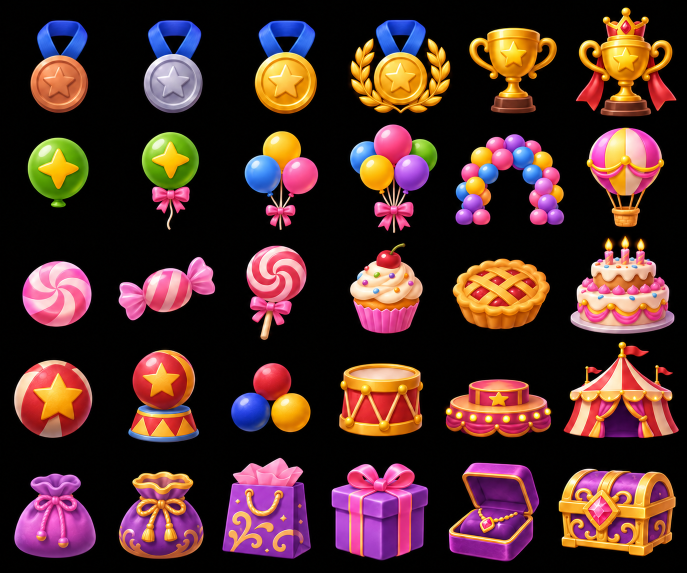
#> input picture assets/festival5_merge/overview_L1_L6.png, 1374 x 1145 px, given in place of L01.png, which was not available (shown at 1/2 size)
$ python normalize_and_compose_v2.py
#> lines starting #> are read from the running program, lines starting #| are printed output that depends on the picture; after the words box and inside, x2 and y2 are one past the last pixel; in counts of white or black regions, pixels touching at a corner belong together
# -*- coding: utf-8 -*-
"""Import Cursor gens, force scale_pct occupancy, compose overview."""
from __future__ import annotations

from pathlib import Path

from PIL import Image, ImageDraw, ImageFont

ROOT = Path(__file__).resolve().parent
SRC = Path(r"C:\Users\ZhengLangPC\.cursor\projects\c-Users-ZhengLangPC-Desktop-Cursor-Pmem-Art\assets")
CANVAS = 1024
SCALE = {
    1: 0.58,
    2: 0.62,
    3: 0.66,
    4: 0.70,
    5: 0.74,
    6: 0.78,
}
TRACKS = [
    ("prize", "Prize 奖牌"),
    ("balloon", "Balloon 气球"),
    ("candy", "Candy 糖球"),
    ("magic", "Magic 星球"),
    ("box", "Box 福袋"),
]


def alpha_bbox(im: Image.Image, thr: int = 8):
    a = im.split()[-1]
    bb = a.point(lambda p: 255 if p > thr else 0).getbbox()
    return bb


def to_rgba(path: Path) -> Image.Image:
    im = Image.open(path).convert("RGBA")
    # if near-black background, punch to transparent for nicer compose
    px = im.load()
    w, h = im.size
#> w = 1374; h = 1145
    for y in range(h):
        for x in range(w):
            r, g, b, a = px[x, y]
            if a > 0 and r < 18 and g < 18 and b < 18:
                px[x, y] = (r, g, b, 0)
    return im


def fit_to_scale(src: Image.Image, scale_pct: float) -> Image.Image:
#> called with scale_pct = 0.58
    im = src.convert("RGBA")
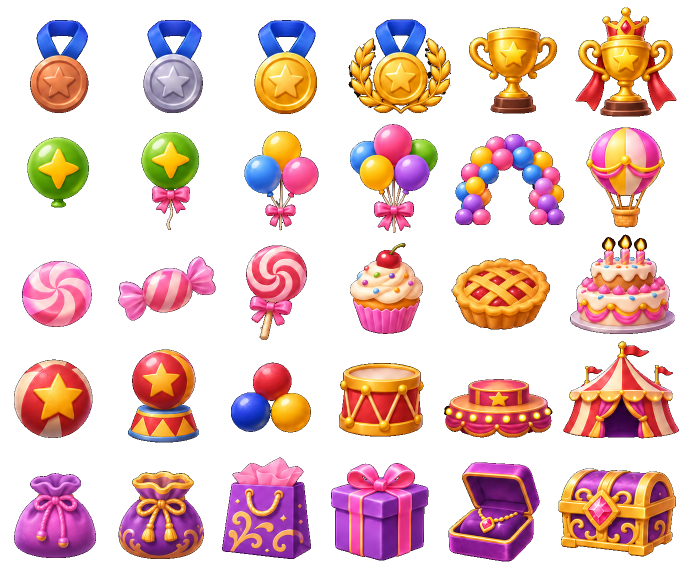
#> im: PIL image 1374x1145 RGBA (shown at 1/2 size); mean R, G, B, A 75.8, 45, 42.4, 99.8; transparent parts drawn white
    bb = alpha_bbox(im)
#> in alpha_bbox, `a = im.split()[-1]`:
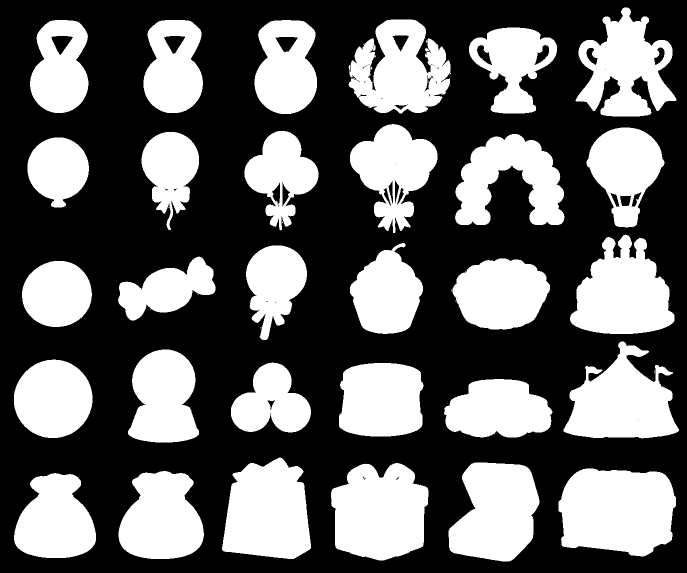
#> a: PIL image 1374x1145 L (shown at 1/2 size); 39.1% white; 51 white regions (21 under 20 px), largest, box (x1, y1, x2, y2) and area: (1117, 937, 1352, 1113) 34017, (662, 926, 857, 1121) 29903, (444, 915, 622, 1118) 28239
#> in alpha_bbox, `bb = a.point(lambda p: 255 if p > thr else 0).getbbox()`: bb = (28, 15, 1358, 1123)
#> bb = (28, 15, 1358, 1123)
    if not bb:
        bb = im.getbbox() or (0, 0, im.width, im.height)
    cropped = im.crop(bb)
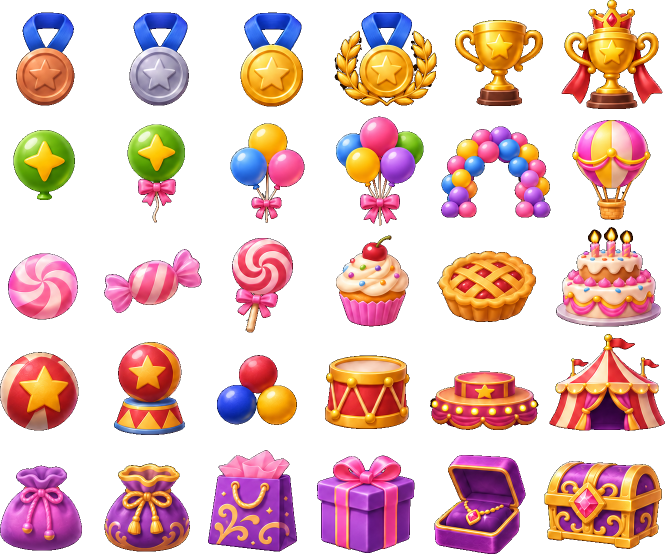
#> cropped: PIL image 1330x1108 RGBA (shown at 1/2 size); mean R, G, B, A 80.9, 48, 45.2, 106.5; transparent parts drawn white
    target = int(CANVAS * scale_pct)
    # fit longest side to target
    cw, ch = cropped.size
#> cw = 1330; ch = 1108
    longest = max(cw, ch)
#> longest = 1330
    ratio = target / max(longest, 1)
#> ratio = 0.446
    nw, nh = max(1, int(cw * ratio)), max(1, int(ch * ratio))
#> nw = 593; nh = 494
    resized = cropped.resize((nw, nh), Image.Resampling.LANCZOS)
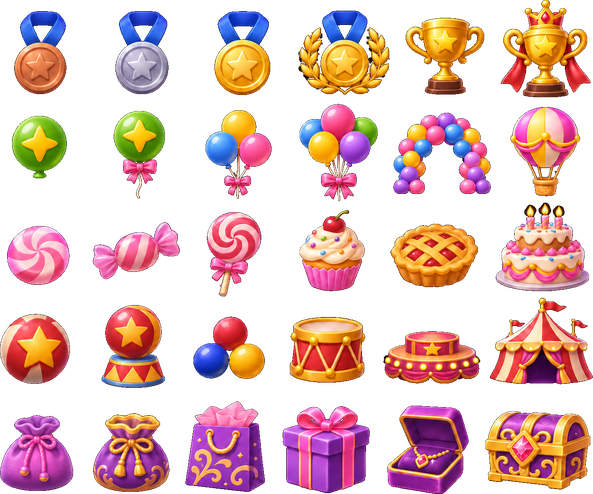
#> resized: PIL image 593x494 RGBA; mean R, G, B, A 84.8, 50.5, 47.8, 106.5; transparent parts drawn white
    canvas = Image.new("RGBA", (CANVAS, CANVAS), (0, 0, 0, 0))
#> canvas: PIL image 1024x1024 RGBA; every value is 0
    canvas.paste(resized, ((CANVAS - nw) // 2, (CANVAS - nh) // 2), resized)
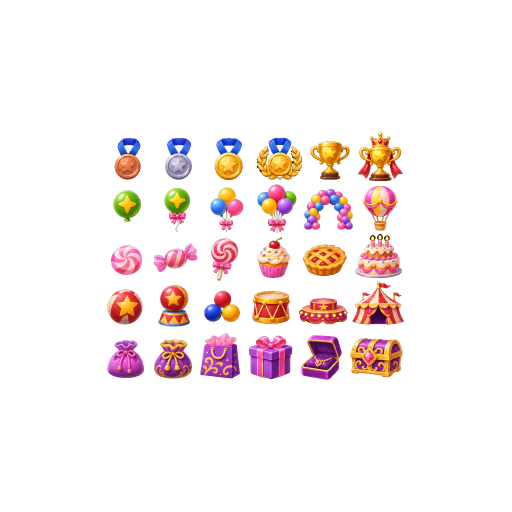
#> canvas: PIL image 1024x1024 RGBA (shown at 1/2 size); mean R, G, B, A 22.5, 13.4, 12.6, 29.3; transparent parts drawn white
    return canvas


def import_all() -> None:
    for track, _ in TRACKS:
        # L01 from existing player asset
        l01 = ROOT / track / "L01.png"
        out01 = fit_to_scale(to_rgba(l01), SCALE[1])
        out01.save(ROOT / track / "L01.png")
        for lv in range(2, 7):
            src = SRC / f"festival5_{track}_L{lv:02d}.jpg"
            if not src.exists():
#> (the run stopped early here; a loop or call above may not have finished)
